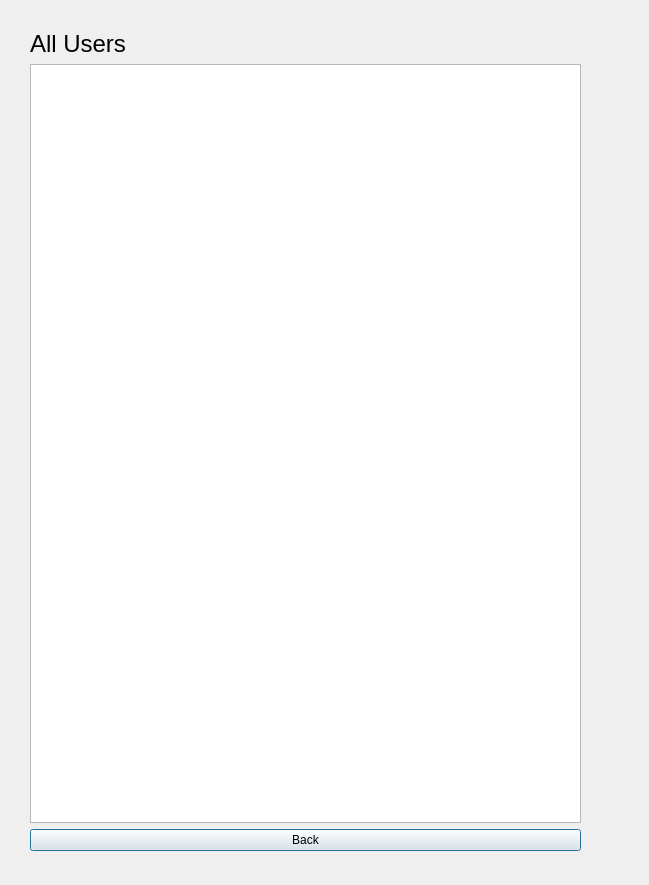
<?xml version="1.0" encoding="UTF-8"?>
<ui version="4.0">
 <class>allusers</class>
 <widget class="QDialog" name="allusers">
  <property name="geometry">
   <rect>
    <x>0</x>
    <y>0</y>
    <width>649</width>
    <height>885</height>
   </rect>
  </property>
  <property name="windowTitle">
   <string>Dialog</string>
  </property>
  <widget class="QWidget" name="layoutWidget">
   <property name="geometry">
    <rect>
     <x>30</x>
     <y>30</y>
     <width>551</width>
     <height>821</height>
    </rect>
   </property>
   <layout class="QVBoxLayout" name="verticalLayout_3">
    <item>
     <layout class="QVBoxLayout" name="verticalLayout_2">
      <item>
       <layout class="QVBoxLayout" name="verticalLayout">
        <item>
         <widget class="QLabel" name="label">
          <property name="font">
           <font>
            <pointsize>18</pointsize>
           </font>
          </property>
          <property name="text">
           <string>All Users</string>
          </property>
         </widget>
        </item>
        <item>
         <widget class="QListWidget" name="listWidget"/>
        </item>
       </layout>
      </item>
     </layout>
    </item>
    <item>
     <widget class="QPushButton" name="pushButton_2">
      <property name="text">
       <string>Back</string>
      </property>
     </widget>
    </item>
   </layout>
  </widget>
 </widget>
 <resources/>
 <connections/>
</ui>
